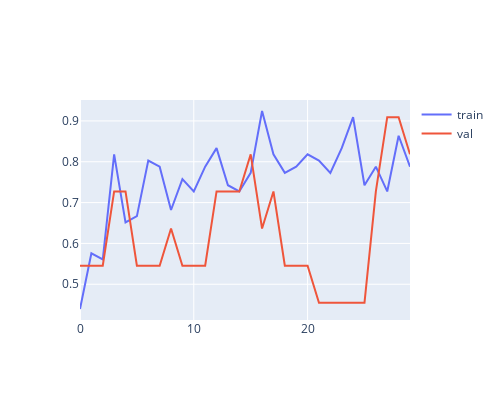

Write notebook code for a chart like this one.
### Code cell
fig = go.Figure()
epochs = []
for i in range(len(history.history['acc'])):
    epochs.append(i)
fig.add_trace(go.Scatter(x=epochs,y=history.history['acc'], mode='lines',name='train'))
fig.add_trace(go.Scatter(x=epochs,y=history.history['val_acc'], mode='lines',name='val'))
fig.update_layout({
        'width': 500, 
        'height': 400

})
fig.show()

### Figure 1 — Plotly figure (JSON) as saved in the notebook; plotly's stock layout.template omitted (floating-point values rounded to 4 significant figures)
{"data": [{"mode": "lines", "name": "train", "type": "scatter", "x": [0, 1, 2, 3, 4, 5, 6, 7, 8, 9, 10, 11, 12, 13, 14, 15, 16, 17, 18, 19, 20, 21, 22, 23, 24, 25, 26, 27, 28, 29], "y": [0.4394, 0.5758, 0.5606, 0.8182, 0.6515, 0.6667, 0.803, 0.7879, 0.6818, 0.7576, 0.7273, 0.7879, 0.8333, 0.7424, 0.7273, 0.7727, 0.9242, 0.8182, 0.7727, 0.7879, 0.8182, 0.803, 0.7727, 0.8333, 0.9091, 0.7424, 0.7879, 0.7273, 0.8636, 0.7879]}, {"mode": "lines", "name": "val", "type": "scatter", "x": [0, 1, 2, 3, 4, 5, 6, 7, 8, 9, 10, 11, 12, 13, 14, 15, 16, 17, 18, 19, 20, 21, 22, 23, 24, 25, 26, 27, 28, 29], "y": [0.5455, 0.5455, 0.5455, 0.7273, 0.7273, 0.5455, 0.5455, 0.5455, 0.6364, 0.5455, 0.5455, 0.5455, 0.7273, 0.7273, 0.7273, 0.8182, 0.6364, 0.7273, 0.5455, 0.5455, 0.5455, 0.4545, 0.4545, 0.4545, 0.4545, 0.4545, 0.7273, 0.9091, 0.9091, 0.8182]}], "layout": {"height": 400, "width": 500}}
